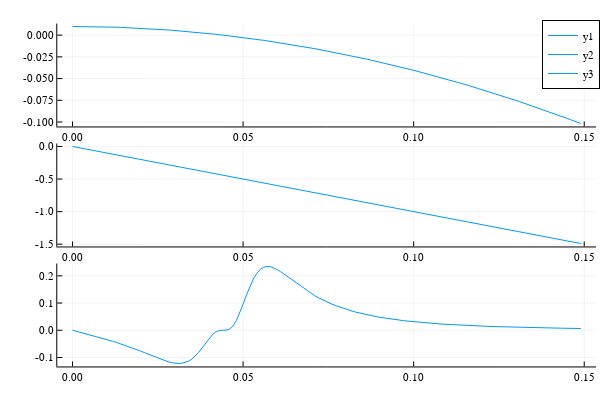

Notebook source saved alongside this figure:
### Code cell
using Plots; plotlyjs()
using LsqFit

global initZ = 0.01
global initVelo = 0
global magneticPermeability = 1.256 * 10e-6
global solenoidLoopCount = 164
global solenoidRadius = 0.005
global solenoidLength = 2*π*solenoidRadius*solenoidLoopCount
global solenoidResistance = 1.72 * 10e-8 * solenoidLength
global gravitationalConst = 10
global copperDensity = 8850
global solenoidMass = 0.018#solenoidLength * π * solenoidRadius^2 * copperDensity
global magneticMoment = 0.4
global functionConst = (magneticMoment * magneticPermeability / 2)^2 * (12 * solenoidLoopCount * solenoidRadius) / (solenoidResistance * solenoidMass)
F(z) = functionConst * (2*z^3/(solenoidRadius^2 + z^2)^5 + z/(solenoidRadius^2 + z^2)^4)
display("Function constant is: $functionConst")

global simTime = 0.15
global timeStep = 0.001
global timeInterval = collect(0:timeStep:simTime)
global timeIndex = Int32.(collect(1:simTime/timeStep))

# Differential equation: z'' = F(z)z' + g
accelHistory = Float64.([])
posHistory = Float64.([initZ])
veloHistory = Float64.([initVelo])
for i in timeIndexV
	accel = - gravitationalConst #+ F(posHistory[i]) * veloHistory[i]
	nextVelo = veloHistory[i] + accel * timeStep
	push!(accelHistory, accel)
	push!(veloHistory, nextVelo)

	nextPos = posHistory[i] + veloHistory[i + 1] * timeStep
	push!(posHistory, nextPos)
end
accelHistory = Float64.(accelHistory)

# Finding the voltage

voltage(z, v) = - solenoidLoopCount * magneticPermeability * solenoidMass * z / 2 * v * (1/(solenoidRadius + z^2)^(3/2) - 3*z^2/(solenoidRadius^2 + z^2)^(5/2))
voltageHistory = [voltage(posHistory[i], veloHistory[i]) for i in 1:Int64(simTime/timeStep)]
minVoltage = minimum(voltageHistory)
maxVoltage = maximum(voltageHistory)
difVoltage = maxVoltage - minVoltage
display("Maximum voltage is: $maxVoltage")
display("Minimum voltage is: $minVoltage")
display("Voltage difference is: $difVoltage")

pop!(posHistory)
pop!(veloHistory)
pop!(timeInterval)
# plot(timeInterval, [posHistory veloHistory accelHistory voltageHistory], layout = (4, 1))
plot(timeInterval, [posHistory veloHistory voltageHistory], layout = (3, 1))

### Figure 1 — Plotly figure (JSON) as saved in the notebook; plotly's stock layout.template omitted (floating-point values rounded to 4 significant figures; data arrays with more than 128 entries replaced by an {"elided": "..."} marker saying what was removed)
{"data": [{"colorbar": {"len": 0.2859, "title": "", "x": 0.9934, "y": 0.8472}, "legendgroup": "y1", "line": {"color": "rgba(0, 154, 250, 1.000)", "dash": "solid", "shape": "linear", "width": 1}, "mode": "lines", "name": "y1", "showlegend": true, "type": "scatter", "x": {"elided": "150 float values"}, "xaxis": "x1", "y": {"elided": "150 float values"}, "yaxis": "y1"}, {"colorbar": {"len": 0.2859, "title": "", "x": 0.9934, "y": 0.5139}, "legendgroup": "y2", "line": {"color": "rgba(0, 154, 250, 1.000)", "dash": "solid", "shape": "linear", "width": 1}, "mode": "lines", "name": "y2", "showlegend": true, "type": "scatter", "x": {"elided": "150 float values"}, "xaxis": "x2", "y": {"elided": "150 float values"}, "yaxis": "y2"}, {"colorbar": {"len": 0.2859, "title": "", "x": 0.9934, "y": 0.1806}, "legendgroup": "y3", "line": {"color": "rgba(0, 154, 250, 1.000)", "dash": "solid", "shape": "linear", "width": 1}, "mode": "lines", "name": "y3", "showlegend": true, "type": "scatter", "x": {"elided": "150 float values"}, "xaxis": "x3", "y": {"elided": "150 float values"}, "yaxis": "y3"}], "layout": {"annotations": [], "height": 400, "legend": {"bgcolor": "rgba(255, 255, 255, 1.000)", "bordercolor": "rgba(0, 0, 0, 1.000)", "borderwidth": 1, "font": {"color": "rgba(0, 0, 0, 1.000)", "family": "sans-serif", "size": 11}, "title": {"font": {"color": "rgba(0, 0, 0, 1.000)", "family": "sans-serif", "size": 15}, "text": ""}, "tracegroupgap": 0, "traceorder": "normal", "x": 1, "xanchor": "auto", "y": 1, "yanchor": "auto"}, "margin": {"b": 20, "l": 0, "r": 0, "t": 20}, "paper_bgcolor": "rgba(255, 255, 255, 1.000)", "plot_bgcolor": "rgba(255, 255, 255, 1.000)", "showlegend": true, "width": 600, "xaxis1": {"anchor": "y1", "domain": [0.09545, 0.9934], "gridcolor": "rgba(0, 0, 0, 0.100)", "gridwidth": 0.5, "linecolor": "rgba(0, 0, 0, 1.000)", "mirror": false, "range": [-0.00447, 0.1535], "showgrid": true, "showline": true, "showticklabels": true, "tickangle": 0, "tickcolor": "rgb(0, 0, 0)", "tickfont": {"color": "rgba(0, 0, 0, 1.000)", "family": "sans-serif", "size": 11}, "tickmode": "array", "ticks": "inside", "ticktext": ["0.00", "0.05", "0.10", "0.15"], "tickvals": [0, 0.05, 0.1, 0.15], "title": "", "titlefont": {"color": "rgba(0, 0, 0, 1.000)", "family": "sans-serif", "size": 15}, "type": "-", "visible": true, "zeroline": false, "zerolinecolor": "rgba(0, 0, 0, 1.000)"}, "xaxis2": {"anchor": "y2", "domain": [0.09545, 0.9934], "gridcolor": "rgba(0, 0, 0, 0.100)", "gridwidth": 0.5, "linecolor": "rgba(0, 0, 0, 1.000)", "mirror": false, "range": [-0.00447, 0.1535], "showgrid": true, "showline": true, "showticklabels": true, "tickangle": 0, "tickcolor": "rgb(0, 0, 0)", "tickfont": {"color": "rgba(0, 0, 0, 1.000)", "family": "sans-serif", "size": 11}, "tickmode": "array", "ticks": "inside", "ticktext": ["0.00", "0.05", "0.10", "0.15"], "tickvals": [0, 0.05, 0.1, 0.15], "title": "", "titlefont": {"color": "rgba(0, 0, 0, 1.000)", "family": "sans-serif", "size": 15}, "type": "-", "visible": true, "zeroline": false, "zerolinecolor": "rgba(0, 0, 0, 1.000)"}, "xaxis3": {"anchor": "y3", "domain": [0.09545, 0.9934], "gridcolor": "rgba(0, 0, 0, 0.100)", "gridwidth": 0.5, "linecolor": "rgba(0, 0, 0, 1.000)", "mirror": false, "range": [-0.00447, 0.1535], "showgrid": true, "showline": true, "showticklabels": true, "tickangle": 0, "tickcolor": "rgb(0, 0, 0)", "tickfont": {"color": "rgba(0, 0, 0, 1.000)", "family": "sans-serif", "size": 11}, "tickmode": "array", "ticks": "inside", "ticktext": ["0.00", "0.05", "0.10", "0.15"], "tickvals": [0, 0.05, 0.1, 0.15], "title": "", "titlefont": {"color": "rgba(0, 0, 0, 1.000)", "family": "sans-serif", "size": 15}, "type": "-", "visible": true, "zeroline": false, "zerolinecolor": "rgba(0, 0, 0, 1.000)"}, "yaxis1": {"anchor": "x1", "domain": [0.7043, 0.9902], "gridcolor": "rgba(0, 0, 0, 0.100)", "gridwidth": 0.5, "linecolor": "rgba(0, 0, 0, 1.000)", "mirror": false, "range": [-0.1051, 0.01335], "showgrid": true, "showline": true, "showticklabels": true, "tickangle": 0, "tickcolor": "rgb(0, 0, 0)", "tickfont": {"color": "rgba(0, 0, 0, 1.000)", "family": "sans-serif", "size": 11}, "tickmode": "array", "ticks": "inside", "ticktext": ["-0.100", "-0.075", "-0.050", "-0.025", "0.000"], "tickvals": [-0.1, -0.075, -0.05, -0.025, 0], "title": "", "titlefont": {"color": "rgba(0, 0, 0, 1.000)", "family": "sans-serif", "size": 15}, "type": "-", "visible": true, "zeroline": false, "zerolinecolor": "rgba(0, 0, 0, 1.000)"}, "yaxis2": {"anchor": "x2", "domain": [0.371, 0.6568], "gridcolor": "rgba(0, 0, 0, 0.100)", "gridwidth": 0.5, "linecolor": "rgba(0, 0, 0, 1.000)", "mirror": false, "range": [-1.535, 0.0447], "showgrid": true, "showline": true, "showticklabels": true, "tickangle": 0, "tickcolor": "rgb(0, 0, 0)", "tickfont": {"color": "rgba(0, 0, 0, 1.000)", "family": "sans-serif", "size": 11}, "tickmode": "array", "ticks": "inside", "ticktext": ["-1.5", "-1.0", "-0.5", "0.0"], "tickvals": [-1.5, -1, -0.5, 0], "title": "", "titlefont": {"color": "rgba(0, 0, 0, 1.000)", "family": "sans-serif", "size": 15}, "type": "-", "visible": true, "zeroline": false, "zerolinecolor": "rgba(0, 0, 0, 1.000)"}, "yaxis3": {"anchor": "x3", "domain": [0.03762, 0.3235], "gridcolor": "rgba(0, 0, 0, 0.100)", "gridwidth": 0.5, "linecolor": "rgba(0, 0, 0, 1.000)", "mirror": false, "range": [-0.133, 0.2451], "showgrid": true, "showline": true, "showticklabels": true, "tickangle": 0, "tickcolor": "rgb(0, 0, 0)", "tickfont": {"color": "rgba(0, 0, 0, 1.000)", "family": "sans-serif", "size": 11}, "tickmode": "array", "ticks": "inside", "ticktext": ["-0.1", "0.0", "0.1", "0.2"], "tickvals": [-0.1, 0, 0.1, 0.2], "title": "", "titlefont": {"color": "rgba(0, 0, 0, 1.000)", "family": "sans-serif", "size": 15}, "type": "-", "visible": true, "zeroline": false, "zerolinecolor": "rgba(0, 0, 0, 1.000)"}}}
